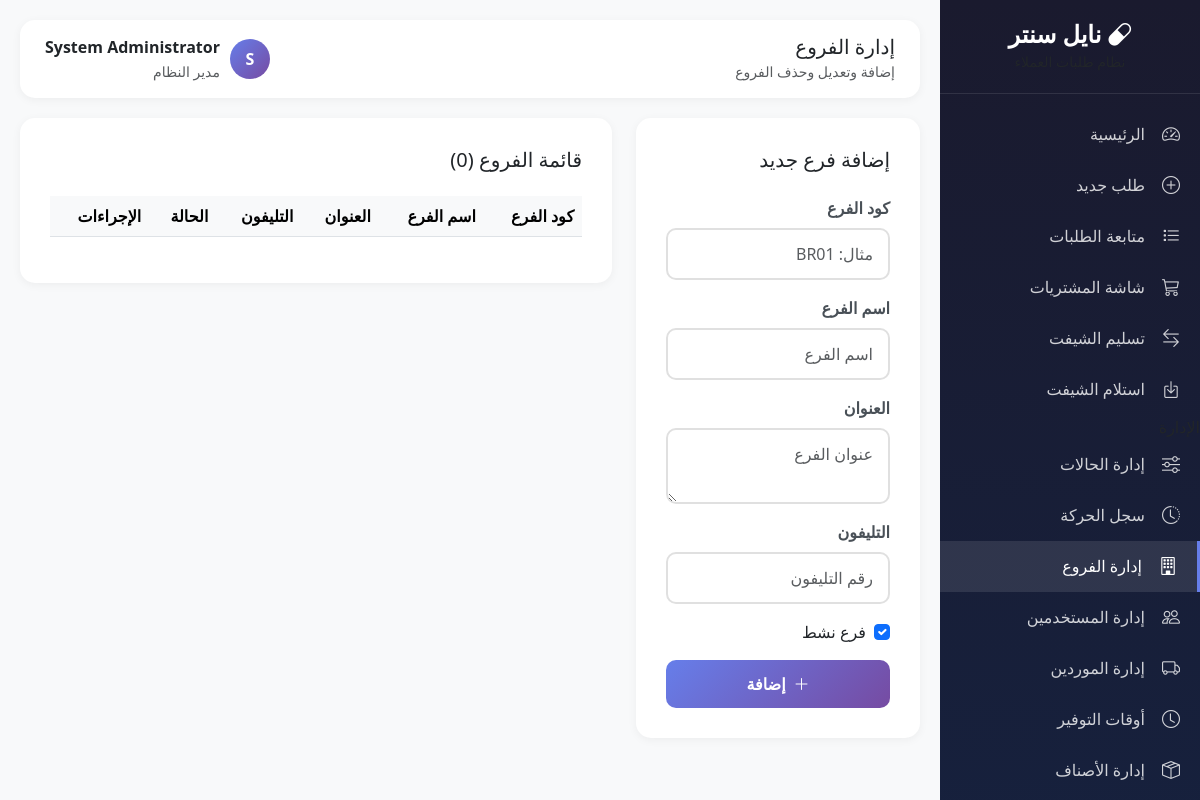
Page /admin/branches.php (signed in) on the earlier database version.
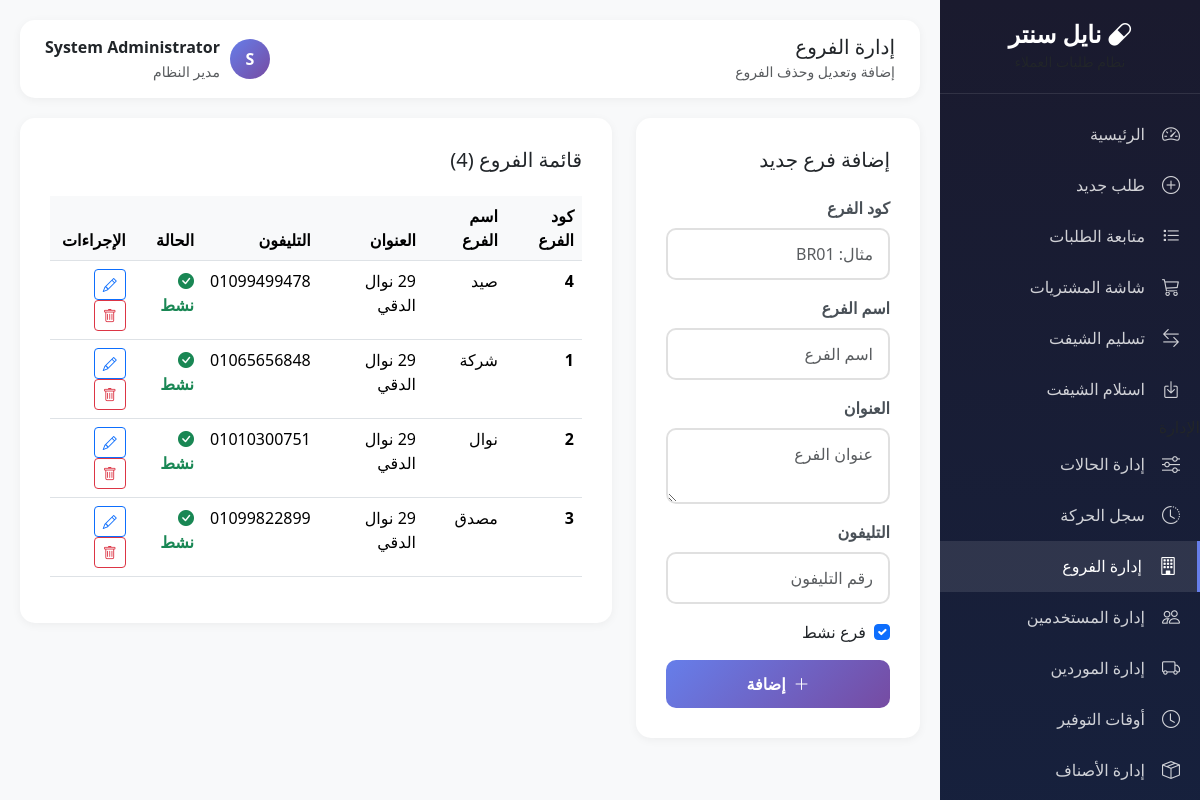
Same page on the later database version.
### tables this page shows
CREATE TABLE `branches` (
  `id` int(11) NOT NULL,
  `branch_code` varchar(20) NOT NULL,
  `branch_name` varchar(100) NOT NULL,
  `address` varchar(200) DEFAULT NULL,
  `phone` varchar(20) DEFAULT NULL,
  `is_active` tinyint(1) DEFAULT 1,
  `created_at` timestamp NOT NULL DEFAULT current_timestamp()
);

### admin/branches.php (the view, shortened to what the changed rows need)
<?php
$db = getDB();
$stmt = $db->query("SELECT * FROM branches ORDER BY created_at DESC");
$branches = $stmt->fetchAll();
?>
<!DOCTYPE html>
<html lang="ar" dir="rtl">
<head>
    <link href="https://cdn.jsdelivr.net/npm/bootstrap@5.3.2/dist/css/bootstrap.rtl.min.css" rel="stylesheet">
    <link href="https://cdn.jsdelivr.net/npm/bootstrap-icons@1.11.1/font/bootstrap-icons.css" rel="stylesheet">
</head>
<body>
    <div class="main-content">
        <div class="row">
            <div class="col-md-8">
                <div class="content-card">
                    <h5 class="mb-4">قائمة الفروع (<?= count($branches) ?>)</h5>
                    <div class="table-responsive">
                        <table class="table table-hover">
                            <thead>
                                <tr>
                                    <th>كود الفرع</th>
                                    <th>اسم الفرع</th>
                                    <th>العنوان</th>
                                    <th>التليفون</th>
                                    <th>الحالة</th>
                                    <th>الإجراءات</th>
                                </tr>
                            </thead>
                            <tbody>
                                <?php foreach ($branches as $branch): ?>
                                <tr>
                                    <td class="fw-bold"><?= $branch['branch_code'] ?></td>
                                    <td><?= $branch['branch_name'] ?></td>
                                    <td><?= $branch['address'] ?: '-' ?></td>
                                    <td><?= $branch['phone'] ?: '-' ?></td>
                                    <td>
                                        <?php if ($branch['is_active']): ?>
                                        <span class="status-active"><i class="bi bi-check-circle-fill me-1"></i>نشط</span>
                                        <?php else: ?>
                                        <span class="status-inactive"><i class="bi bi-x-circle-fill me-1"></i>معطل</span>
                                        <?php endif; ?>
                                    </td>
                                    <td>
                                        <a href="?edit=<?= $branch['id'] ?>" class="btn btn-sm btn-outline-primary"><i class="bi bi-pencil"></i></a>
                                        <?php if ($branch['is_active']): ?>
                                        <a href="?delete=<?= $branch['id'] ?>" class="btn btn-sm btn-outline-danger" onclick="return confirm('هل أنت متأكد من تعطيل هذا الفرع؟')"><i class="bi bi-trash"></i></a>
                                        <?php else: ?>
                                        <a href="?activate=<?= $branch['id'] ?>" class="btn btn-sm btn-outline-success"><i class="bi bi-check-lg"></i></a>
                                        <?php endif; ?>
                                    </td>
                                </tr>
                                <?php endforeach; ?>
                            </tbody>
                        </table>
                    </div>
                </div>
            </div>
        </div>
    </div>
</body>
</html>

Differences in the rows shown:
added branches: branch_code "4", branch_name "صيد", address "29 نوال الدقي", phone "01099499478", is_active 1 (drawn)
added branches: branch_code "1", branch_name "شركة", address "29 نوال الدقي", phone "01065656848", is_active 1 (drawn)
added branches: branch_code "2", branch_name "نوال", address "29 نوال الدقي", phone "01010300751", is_active 1 (drawn)
added branches: branch_code "3", branch_name "مصدق", address "29 نوال الدقي", phone "01099822899", is_active 1 (drawn)
Other differences:
count($branches): "0" → "4"
